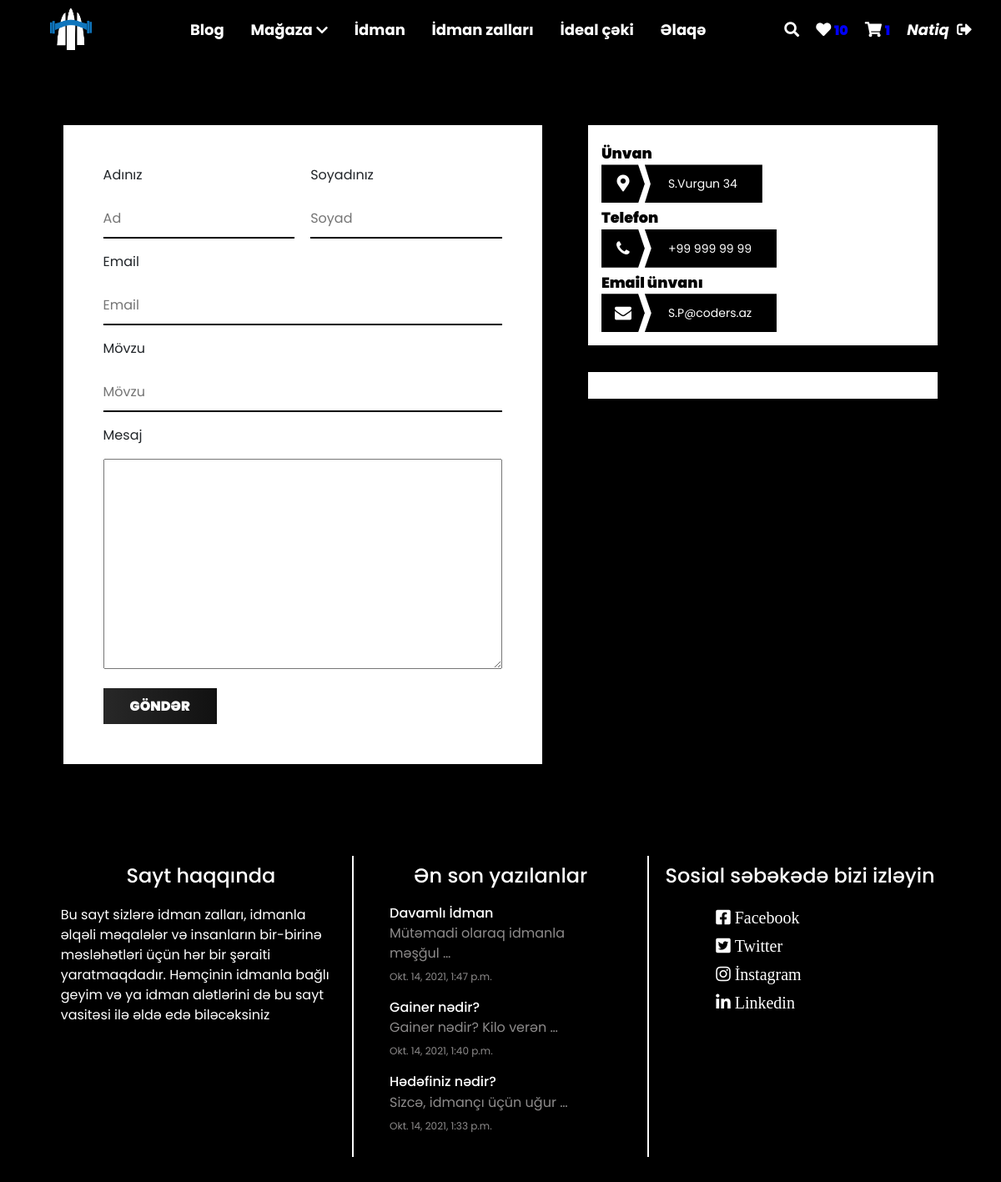
/contact/ (signed in), run on the app's committed database.
### contact/models.py (models this page shows, shortened)
class Ours_Contact(models.Model):
    ours_location = models.CharField( max_length=100, blank=True)
    ours_coordinate = models.CharField(max_length=100, blank=True)
    ours_email = models.EmailField( max_length=254, blank=True)
    ours_mobil_telephone = models.CharField(max_length=50, blank=True)
    ours_office_phone = models.CharField(max_length=50, blank=True)

### article/models.py (models this page shows, shortened)
class Article(models.Model):
    author = models.ForeignKey('auth.User', on_delete=models.CASCADE)
    title = models.CharField(max_length=50)
    content = RichTextField()
    article_rate = models.PositiveIntegerField(default=0)
    article_views = models.PositiveIntegerField(default=0)
    articles_likes = models.PositiveIntegerField(default=0)
    article_images = models.FileField( null=True, verbose_name='Sekil elave edin')
    created_date = models.DateTimeField(auto_now_add=True)

### contact/views.py (the view)
# urls.py: path('', contact_index, name='contact_index' ),
def contact_index(request):
    ours_contact = Ours_Contact.objects.all()
    for i in ours_contact:
        address = i.ours_coordinate
    location = geocoder.osm(address)
    lat = location.lat
    lng = location.lng
    country = location.country
    m = folium.Map(location=[40.4 , 49.9], zoom_start=11)
    folium.Marker([lat,lng], tooltip='Click for more', popup=country).add_to(m)
    m = m._repr_html_()
    return render(request,'contact.html', context={'ours_contact':ours_contact,'m':m} )

### article/views.py (called while the page is built)
def footer(request):
    formm = Article.objects.all().order_by('-created_date')[:3]
    random_article = Article.objects.order_by('?')[0]
    allArticles = Article.objects.all().order_by('-created_date')
    carousel = IndexCarousel.objects.all()
    return{
        'formm':formm,
        'carousel': carousel,
        'allArticles':allArticles,
        'random_article':random_article
    }

def allLikeArticles(request):
    if request.user.id:
        likeArticlenavbar = LikeArticle.objects.filter(user=request.user).order_by('-id')[:2]
        likeArticles = LikeArticle.objects.filter(user=request.user)
        return{
            'likeArticles':likeArticles,
            'likeArticlenavbar':likeArticlenavbar,
        }
    else:
        return{}

### order/models.py (called while the page is built)
    @property
    def amount(self):
        return (self.product.price * self.quantity)

### order/views.py (called while the page is built)
def theCart(request):
    if request.user.id:
        carts = ShopCart.objects.filter(user=request.user)
        shopCartsNavbar = ShopCart.objects.filter(user=request.user).order_by('-id')[:2]
        return{
            'carts':carts,
            'shopCartsNavbar':shopCartsNavbar,
        }
    return {}

### shoppings/views.py (called while the page is built)
def navbarCategory(request):
    categories = Category.objects.filter(parent__isnull=True)
    allProducts = Product.objects.all().order_by('-created_date')
    return{
        'categories':categories,
        'allProducts':allProducts,
    }

### templates/contact.html (shortened to what this page needs)
{% extends "layout.html" %}
{%  block css %}
    <link rel="stylesheet" href="/static/contact.css">
    <link rel="stylesheet" href="/static/gymall.css">
{% endblock css %}
{% block body %}
<div>
            <div class="containerContact">
      <div class="containerContact-left">
      <form method='POST' action="/contact/elave/">
        <div class="contain">
        <div class="containerContact-small">
          <label >Adınız</label>
          <input name='contact_first_name' placeholder="Ad" class="small-input"
          type="text"><br/>
        </div>
        <div class="containerContact-small">
          <label >Soyadınız</label><br/>
          <input name='contact_last_name' placeholder="Soyad" class="small-input"
           type="text">
        </div>
        </div>
        <div>
          <label  >Email</label><br/>
          <input name='contact_email' placeholder="Email" class="big-input" type="text"/>
        </div>
        <div>
          <label  >Mövzu</label><br/>
          <input name='contact_subject' placeholder="Mövzu" class="big-input" type="text"/>
        </div>
        <div>
          <label >Mesaj</label><br/>
          <textarea name='contact_detail' id="textareas" cols="30" rows="10"
           placeholder="Öz notunuzu qeyd edin"> </textarea>
        </div>
        <button type='submit' id="btn7">GÖNDƏR</button>
      </div>
      <div class="containerContact-right">
      {% if ours_contact %}
      <div class="containerContact-right-top">
      {% for i in ours_contact %}
        <p class="bold-p" >Ünvan</p>
        <div class='d-flex'>
         <div class='icon-contact'>
            <i class="fas fa-map-marker-alt"></i>
        </div>
        <div class='detail-contact'>
            <p>{{ i.ours_location }}</p>
        </div>
         </div>
         <p class="bold-p" >Telefon</p>
        <div class='d-flex'>
         <div class='icon-contact'>
            <i class='fa fa-phone'></i>
        </div>
        <div class='detail-contact'>
            <p>{{ i.ours_mobil_telephone }}</p>
        </div>
         </div>
         <p class="bold-p" >Email ünvanı</p>
         <div class='d-flex'>
         <div class='icon-contact'>
            <i class='fa fa-envelope'></i>
        </div>
        <div class='detail-contact'>
            <p>{{ i.ours_email }}</p>
        </div>
         </div>
              {% endfor %}
      </div>
      {% endif %}
      <div class="containerContact-right-bottom">
      </div>
    </div>
    </div>
        </div>
{% endblock %}

### templates/includes/navbar.html (shortened to what this page needs)
{% load static %}
<div id="navbar">
      <div class="logo">
          <a href="/">
                <img style='width:50px; height:50px' src="{% static '../media/Logo.png' %} " alt="sekil">
          </a>
      </div>
            <ul id='kecidler' class="kecidler" >
                <li>
                    <a class='kecidler-a' href="/article/allarticle/">Blog</a>
                </li>
                <li class="dropdown">
                    <a class='kecidler-a' href="/shoppings/">Mağaza</a>
                    <i class="fas fa-chevron-down"></i>
                </li>
                <li>
                    <a  class='kecidler-a' href="/sports">İdman</a>
                </li>
                <li>
                    <a class='kecidler-a' href="/gymCenter">İdman zalları</a>
                </li>
                <li>
                    <a class='kecidler-a' href="/idealceki">İdeal çəki</a>
                </li>
                <li>
                    <a class='kecidler-a' href="/contact">Əlaqə</a>
                </li>
            </ul>
        <ul class="icons">
            <li class='search' >
                     <i id='search' class="fas fa-search"></i>
            </li>
        {% if likeArticles %}
            <li class="dropdown1" href="/article/likeArticles">
                <a class='a-href-for-icon' href="/article/likeArticles">
                    <i class="fas fa-heart"></i>
                </a>
            <small class='cartlength'>{{likeArticles|length}}</small>
            </li>
                {% else %}
                <li class="dropdown1" href="">
                <i class="far fa-heart"></i>
                </li>
                    {% endif %}
                {% if carts %}
                <li class="dropdown1" href="/order">
                <a class='a-href-for-icon' href="/order">
                    <i class="fas fa-shopping-cart"></i>
                </a>
            <small class='cartlength'>{{carts|length}}</small>
                    </li>
                    {% else %}
                    <li class="dropdown1" href="">
                    <i class="fas fa-shopping-cart"></i>
                    </li>
                    {% endif %}
            <li class=' navbar-user'>
            {% if request.user.is_authenticated %}
                <a  href="/article/userDashboard">
                <i >
                    {{ request.user.first_name }}
                </i>
            </a>
                <a class='ml-1' href="/user/logout">
                    <i class="fas fa-sign-out-alt"></i>
                </a>
            {% else %}
            <a href="/user/login">
                <i   class="m-lg-1 far fa-user"></i>
            </a>
            {% endif %}
            </li>
    </div>

### templates/includes/footer.html
 <div class="footer">
    <div class="footer-inner">
    <div class="footer-left">
        <h4>Sayt haqqında</h4>
        <p>Bu sayt sizlərə idman zalları, idmanla əlqəli məqalələr və insanların
            bir-birinə məsləhətləri üçün hər bir şəraiti yaratmaqdadır. Həmçinin
        idmanla bağlı geyim və ya idman alətlərini də bu sayt vasitəsi ilə
        əldə edə biləcəksiniz</p>
    </div>
    <div class="footer-center">
        <h4>Ən son yazılanlar</h4>
    <div class="footer-center-articles">
        {% for i in formm %}
                <div class="footer-center-article">
                <a href="/article/viewArticle/{{ i.id }}">
                <h6 style="margin-bottom: 0; margin-top: 8px">{{ i.title | truncatewords:4| safe }}</h6>
                <small id='footer-small'>{{ i.content| truncatewords:4| safe }}  </small>
                </a>
                <small id='footer-small-date'>{{ i.created_date }}</small>
                </div>
        {% endfor %}
    </div>
    </div>
    <div class="footer-right">
        <div>
            <h4>Sosial səbəkədə bizi izləyin</h4>
            <div class="footer-social">
                <a href="https://www.facebook.com/codersaz/">
                    <i class="fab fa-facebook-square"> Facebook</i>
                </a>
                <a href="https://twitter.com/">
                    <i class="fab fa-twitter-square"> Twitter</i>
                </a>
                <a href="https://www.instagram.com/codersazerbaijan">
                    <i class="fab fa-instagram"> İnstagram</i>
                </a>
                <a href="https://az.linkedin.com/company/codersazerbaijan">
                    <i class="fab fa-linkedin"> Linkedin</i>
                </a>
            </div>
        </div>
    </div>
    </div>
</div>

### static/navbar.css (style rules this page uses)
#navbar { width: 100%; position: sticky ; top: 0; padding: 10px 5px; z-index: 999999999; background-color: #000000; display: flex; text-align: center; justify-content: space-evenly; align-items: center; }
.logo { width: 10%; }
.kecidler { display: flex; width: 60%; justify-content: space-evenly; align-items: center; margin-bottom: 0 !important; }
.kecidler>li { color: #ffffff; }
.kecidler>li>a { color: #ffffff; font-size: 18px; font-weight: bold; }
.icons { margin-bottom: 0 !important; display: flex; justify-content: space-evenly; align-items: center; }
.icons>li, .icons>a, .icons>i { color: #ffffff ; font-size: 18px; font-weight: bold; padding: 10px; }
.icons a>i { color: white !important; }
.dropdown { position: relative; }
.cartlength { color: blue; font-weight: bolder; }
.dropdown1 { position: relative; }
.fa-sign-out-alt { margin-left: 5px; }
.search { position: relative; cursor: pointer; }

### static/contact.css (style rules this page uses)
#navbar { position: static !important; }
.containerContact { padding: 5em 3em; background-color: black; width: 100%; display: flex; flex-wrap: wrap; justify-content: space-around; }
input { border: none; border-bottom: 2.2px solid black; }
#textareas { max-width: 100%; min-width: 100%; min-height: 150px; }
.containerContact-left { width: 52%; padding: 3em; background-color: white; }
.containerContact-right { width: 38%; }
.contain { width: 100%; display: flex; justify-content: space-between; }
.big-input { margin: 1em 0; width: 100%; height: 3em; }
.small-input { margin: 1em 0; width: 100%; height: 3em; }
.containerContact-small { width: 48%; }
#textareas { margin: 1em 0; width: 100%; padding: 5px; }
#btn7,#btn8 { color: white; font-size: 1em; font-weight: 1000; padding: 0.6em 2em; border: none; background: linear-gradient(90deg, rgb(40, 40, 40) 0%, rgb(17, 17, 17) 100%); }
.containerContact-right-top { padding: 1em; margin-bottom: 2em; background-color: white; color: black; }
.containerContact-right-top>p { font-size: 1.1em; }
.containerContact-right-bottom { padding: 1em; background-color: white; }
.bold-p { font-weight: 1000; }
.icon-contact { height: 46px; width: 52px; font-size: 20px; color: #e02529; line-height: 46px; text-align: center; float: left; background-color: black; clip-path: polygon(0% 0%, 85% 0%, 100% 50%, 85% 100%, 0% 100%) }
.icon-contact>i { color: white; }
.detail-contact { height: 46px; background-color: black; line-height: 46px; padding-left: 28px; padding-right: 30px; font-size: 14px; color: #ffffff; clip-path: polygon(0% 0%, 100% 0, 100% 100%, 0 100%, 5% 50%); color: white; }

### static/style.css (style rules this page uses)
* { margin: 0; padding: 0; box-sizing: border-box !important; list-style: none; text-decoration: none !important; font-family: 'Poppins', sans-serif; }
.footer { background-color: black; padding: 30px 0; }
.footer-inner { width: 90%; margin: 0 auto; display: flex; flex-wrap: wrap; justify-content: space-evenly; }
.footer { color: white !important; }
.footer-left,.footer-center,.footer-right { width: 33%; padding: 10px; }
.footer-center-article { width: 80%; margin: 0 auto; }
.footer-center-article small { color: #8d8b8b; }
#footer-small { display: block; margin: 3px 0; font-size: 16px; }
#footer-small-date { font-size: 12px; }
.footer-social { display: flex; flex-wrap: wrap; width: 60%; margin: 0 auto; }
.footer-social>a { width: 100%; margin: 5px 0; }
.footer-social>a>i { font-size: 20px; }
.footer * { color: white; }
.footer h4 { text-align: center; margin-bottom: 20px; }
.footer-center { border-left: 2px solid white; border-right: 2px solid white ; }
.bold-p { font-weight: 1000; margin-top: 5px; margin-bottom: 0 !important; }
.icon-contact { height: 46px; width: 52px; font-size: 20px; color: #e02529; line-height: 46px; text-align: center; float: left; background-color: black; clip-path: polygon(0% 0%, 85% 0%, 100% 50%, 85% 100%, 0% 100%) }
.icon-contact>i { color: white; }
.detail-contact { height: 46px; background-color: black; line-height: 46px; padding-left: 28px; padding-right: 30px; font-size: 14px; color: #ffffff; clip-path: polygon(0% 0%, 100% 0, 100% 100%, 0 100%, 5% 50%); color: white; }

### data on the page
Ours_Contact: ours_location "S.Vurgun 34", ours_mobil_telephone "+99 999 99 99", ours_email "S.P@coders.az"
Article: title "Davamlı İdman", content "Mütəmadi olaraq idmanla məşğul …", created_date "Okt. 14, 2021, 1:47 p.m."
Article: title "Gainer nədir?", content "Gainer nədir? Kilo verən …", created_date "Okt. 14, 2021, 1:40 p.m."
Article: title "Hədəfiniz nədir?", content "Sizcə, idmançı üçün uğur …", created_date "Okt. 14, 2021, 1:33 p.m."

### other printed values
{{ likeArticles|length }} "10"
{{ carts|length }} "1"
{{ request.user.first_name }} "Natiq"
